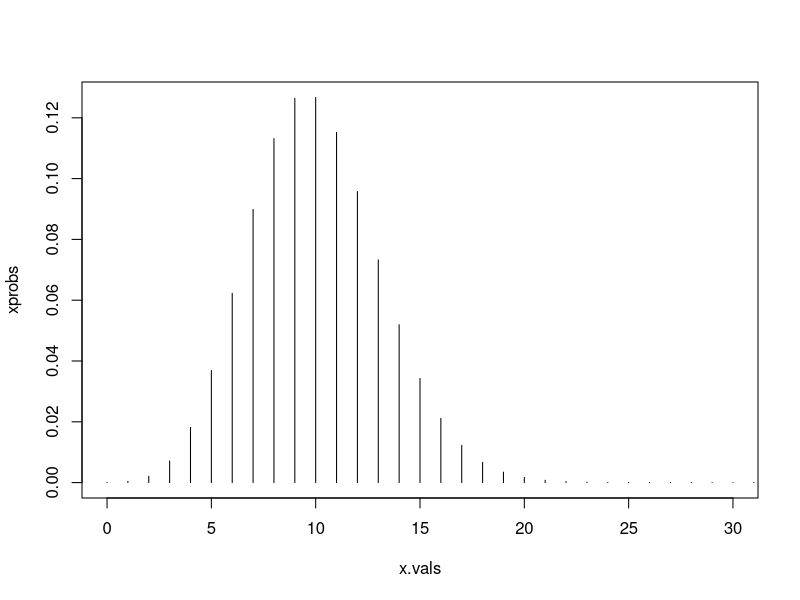
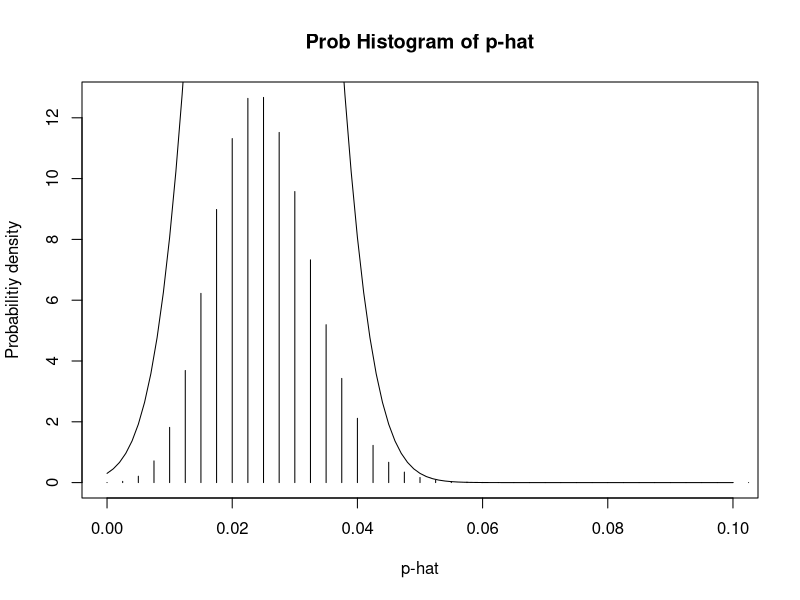

These charts were generated, in order, by the following R code: (Note: this script raises an error after producing the figures.)
#Lab 6

#data <- read.csv("C:/Users/caobe/Downloads/W2022_MATH_1350_Lab_06_failures.txt", sep="")

#Question 1
#1a
n <- 400
p <- 0.025 #Success means need technical support

#define x = number of successes in sample
x.vals <- 0:400

#probabilities of each x values
xprobs <- dbinom(x.vals, n, p)

#plot the histogram of x
plot(x.vals, xprobs, type = "h",
     xlim=c(0,30))

p.hat.vals <- x.vals/n

plot(p.hat.vals, xprobs*100, type="h",
     xlim=c(0,0.1),
     xlab="p-hat",
     ylab="Probabilitiy density",
     main="Prob Histogram of p-hat")

#parameters
mu.phat <- p
sig.phat <- sqrt(p*(1-p)/n)

norm.x.vals <- seq(0, 0.1, 0.001)
norm.pdf.vals <- dnorm(norm.x.vals, mu.phat, sig.phat)

lines(norm.x.vals, norm.pdf.vals, col="black")

#1b
#P(2% <= p.hat <= 3%)
#P(8 <= x <= 12)

x <-  pbinom(12, n,p) - pbinom(7, n, p)
print(x)

#1c

#normal approx
without_cont <- pnorm(0.03,p, sig.phat) - pnorm(0.02, p, sig.phat)

cont <- pnorm(12.5/400, mu.phat, sig.phat) - pnorm(7.5/400, mu.phat, sig.phat)

#2a
hist(data$X.fail, freq=FALSE,
     main="Frequency of X.Fail",
     xlab = "Number of Failures")
#2b
lambda <- mean(data$X.fail)
sd(data$X.fail)

#2c
x.vals = seq(0, 8, 1)
p.vals <- dpois(x.vals, lambda)

lines(x.vals,
      p.vals,
      type="p",
      pch="x",
      col="red"
)

#3a
simsize <- 10^5
n <- 50
list_mean <- c()
for (i in 1:simsize){
  this.sample <- sample(data$X.fail, n)
  list_mean[i] <- (mean(this.sample))
}

hist(list_mean,
     breaks = seq(0.5, 2.5, 0.1),
     freq = FALSE)

x.values <- seq(0.5, 2.5, 0.01)

#3b
mu <- mean(list_mean)
sdp <- sd(list_mean)

#3c

lines(x.values,
      dnorm(x.values, mean=mu, sd=sdp),
      type="l",
      col="red")

#3d
mu-2*sdp
mu+2*sdp